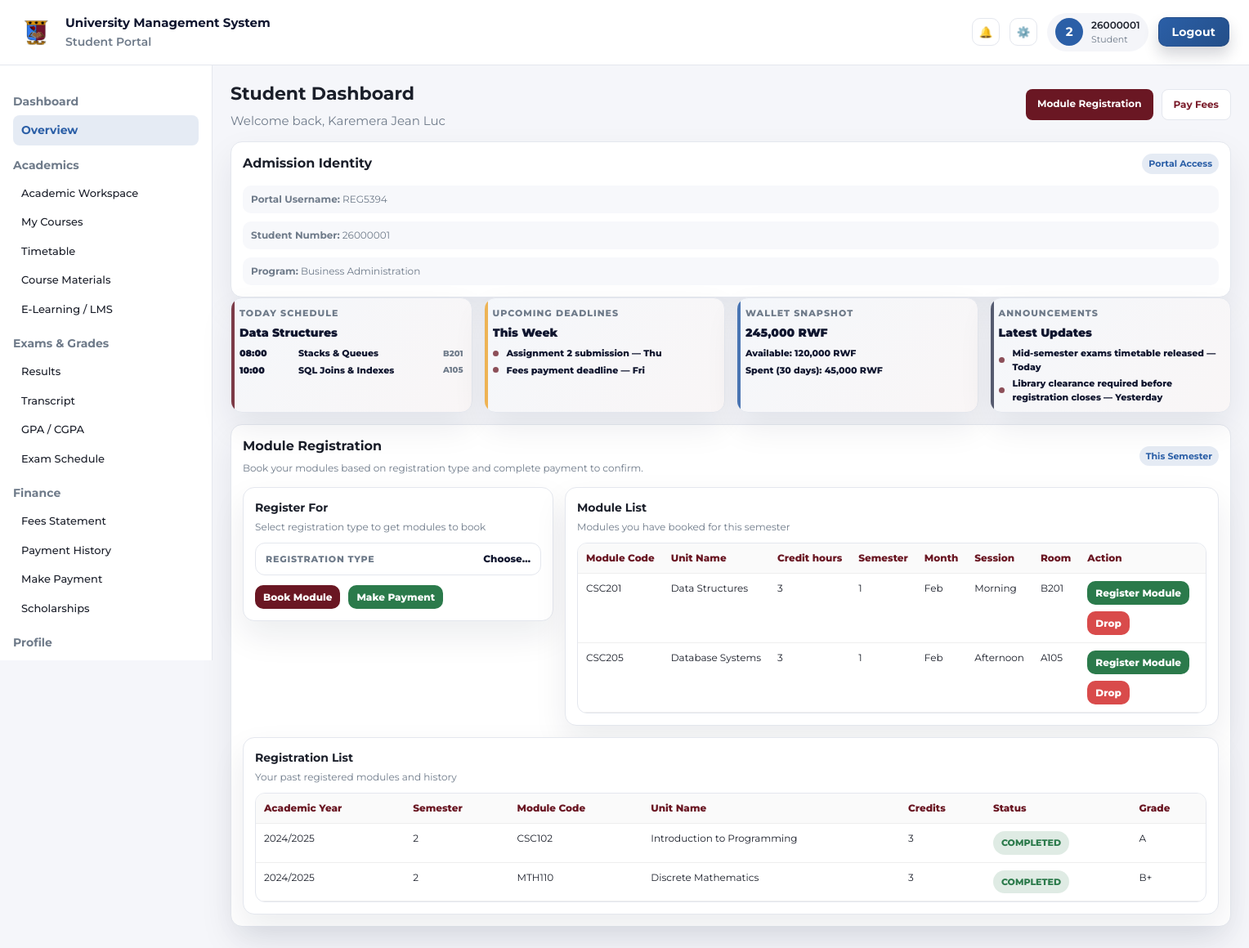
The page /dashboard/student/ (signed in) on the database its author committed.
### dashboard/models.py (models this page shows, shortened)
class Application(models.Model):
    STATUS_CHOICES = [
        ('submitted', 'Submitted'),
        ('under_review', 'Under Review'),
        ('waitlisted', 'Waitlisted'),
        ('approved', 'Approved'),
        ('rejected', 'Rejected'),
    ]
    applicant = models.OneToOneField(
        settings.AUTH_USER_MODEL,
        on_delete=models.CASCADE,
        related_name='application',
        null=True,
        blank=True,
    )
    reg_number = models.CharField(max_length=20, unique=True)
    reg_password = models.CharField(max_length=64, null=True, blank=True)
    student_number = models.CharField(max_length=8, unique=True, null=True, blank=True)
    issued_password = models.CharField(max_length=64, null=True, blank=True)
    full_name = models.CharField(max_length=200)
    email = models.EmailField()
    phone = models.CharField(max_length=30)
    program = models.CharField(max_length=200)
    status = models.CharField(max_length=20, choices=STATUS_CHOICES, default='submitted')
    doc_id_uploaded = models.BooleanField(default=False)
    doc_transcript_uploaded = models.BooleanField(default=False)
    doc_recommendation_uploaded = models.BooleanField(default=False)
    waitlist_rank = models.PositiveIntegerField(null=True, blank=True)
    waitlist_note = models.CharField(max_length=255, blank=True, default="")
    waitlisted_at = models.DateTimeField(null=True, blank=True)
    submitted_at = models.DateTimeField(null=True, blank=True)
    created_at = models.DateTimeField(auto_now_add=True)

### dashboard/views/student.py (the view)
# urls.py: path('student/', student_dashboard, name='student_dashboard'),
@login_required
def student_dashboard(request):
    if request.user.userprofile.role != 'student':
        return redirect('home')
    if request.user.userprofile.student_status == 'applicant':
        return redirect('applicant_dashboard')
    application = (
        Application.objects.filter(applicant=request.user).first()
        or Application.objects.filter(reg_number=request.user.username).first()
        or Application.objects.filter(student_number=request.user.username).first()
    )
    context = {
        'current_page': 'overview',
        'application': application,
    }
    return render(request, 'dashboard/student/index.html', context)

### dashboard/context_processors.py (called while the page is built, shortened)
def _portal_code_from_path(path: str) -> str:
    path = (path or "").lower()
    if path.startswith("/dashboard/student/") or path.startswith("/dashboard/applicant/"):
        return "student"

### dashboard/templates/dashboard/student/index.html (shortened to what this page needs)
{% extends "dashboard/student/base.html" %}
{% block main %}
  <div class="overview-compact">
    <section class="page-header">
      <div>
        <h1>Student Dashboard</h1>
        <p>Welcome back, {{ application.full_name|default:user.first_name|default:user.username }}</p>
      </div>
      <div class="quick-actions">
        <a class="primary-btn" href="#module-registration">Module Registration</a>
        <a class="ghost-btn" href="#">Pay Fees</a>
      </div>
    </section>
    <section class="panel panel-tight">
      <div class="panel-header">
        <h2>Admission Identity</h2>
        <span class="panel-pill">Portal Access</span>
      </div>
      <ul class="activity-list">
        <li><strong>Portal Username:</strong> {{ application.reg_number|default:user.username }}</li>
        <li><strong>Student Number:</strong> {{ application.student_number|default:"Pending" }}</li>
        <li><strong>Program:</strong> {{ application.program|default:"-" }}</li>
      </ul>
    </section>
    <section class="overview-grid" aria-label="Student overview summary">
      <article class="overview-card overview-card-schedule">
        <p class="overview-label">Today Schedule</p>
        <h3 class="overview-value">Data Structures</h3>
        <div class="mini-schedule" role="list" aria-label="Today schedule">
          <div class="mini-row" role="listitem">
            <span class="mini-time">08:00</span>
            <span class="mini-main">Stacks &amp; Queues</span>
            <span class="mini-meta">B201</span>
          </div>
          <div class="mini-row" role="listitem">
            <span class="mini-time">10:00</span>
            <span class="mini-main">SQL Joins &amp; Indexes</span>
            <span class="mini-meta">A105</span>
          </div>
        </div>
      </article>
      <article class="overview-card overview-card-deadlines">
        <p class="overview-label">Upcoming Deadlines</p>
        <h3 class="overview-value">This Week</h3>
        <ul class="mini-list" aria-label="Upcoming deadlines">
          <li><span class="mini-dot" aria-hidden="true"></span>Assignment 2 submission — Thu</li>
          <li><span class="mini-dot" aria-hidden="true"></span>Fees payment deadline — Fri</li>
        </ul>
      </article>
      <article class="overview-card overview-card-wallet">
        <p class="overview-label">Wallet Snapshot</p>
        <h3 class="overview-value">245,000 RWF</h3>
        <p class="mini-note">Available: 120,000 RWF</p>
        <p class="mini-note">Spent (30 days): 45,000 RWF</p>
      </article>
      <article class="overview-card overview-card-announcements">
        <p class="overview-label">Announcements</p>
        <h3 class="overview-value">Latest Updates</h3>
        <ul class="mini-list" aria-label="Announcements">
          <li><span class="mini-dot" aria-hidden="true"></span>Mid-semester exams timetable released — Today</li>
          <li><span class="mini-dot" aria-hidden="true"></span>Library clearance required before registration closes — Yesterday</li>
        </ul>
      </article>
    </section>
    <section class="panel panel-tight" id="module-registration" aria-label="Module registration">
      <div class="panel-header">
        <div>
          <h2>Module Registration</h2>
          <p class="panel-sub">Book your modules based on registration type and complete payment to confirm.</p>
        </div>
        <span class="panel-pill">This Semester</span>
      </div>
      <div class="reg-layout">
        <section class="reg-box">
          <h3 class="reg-box-title">Register For</h3>
          <p class="reg-box-sub">Select registration type to get modules to book</p>
          <form class="reg-form" method="post" action="#">
            <details class="reg-dropdown">
              <summary class="reg-summary">
                <span class="reg-summary-title">Registration type</span>
                <span class="reg-summary-value">Choose…</span>
              </summary>
            </details>
            <div class="reg-actions">
              <button class="action-btn action-danger" type="submit">Book Module</button>
              <button class="action-btn action-success" type="button">Make Payment</button>
            </div>
          </form>
        </section>
        <section class="reg-box">
          <h3 class="reg-box-title">Module List</h3>
          <p class="reg-box-sub">Modules you have booked for this semester</p>
          <div class="table-wrap table-wrap-compact">
            <table class="dashboard-table">
              <thead>
                <tr>
                  <th>Module Code</th>
                  <th>Unit Name</th>
                  <th>Credit hours</th>
                  <th>Semester</th>
                  <th>Month</th>
                  <th>Session</th>
                  <th>Room</th>
                  <th>Action</th>
                </tr>
              </thead>
              <tbody>
                <tr>
                  <td>CSC201</td>
                  <td>Data Structures</td>
                  <td>3</td>
                  <td>1</td>
                  <td>Feb</td>
                  <td>Morning</td>
                  <td>B201</td>
                  <td>
                    <div class="table-actions">
                      <button class="action-btn action-approve" type="button">Register Module</button>
                      <button class="action-btn action-deny" type="button">Drop</button>
                    </div>
                  </td>
                </tr>
                <tr>
                  <td>CSC205</td>
                  <td>Database Systems</td>
                  <td>3</td>
                  <td>1</td>
                  <td>Feb</td>
                  <td>Afternoon</td>
                  <td>A105</td>
                  <td>
                    <div class="table-actions">
                      <button class="action-btn action-approve" type="button">Register Module</button>
                      <button class="action-btn action-deny" type="button">Drop</button>
                    </div>
                  </td>
                </tr>
              </tbody>
            </table>
          </div>
        </section>
        <section class="reg-box reg-box-wide">
          <h3 class="reg-box-title">Registration List</h3>
          <p class="reg-box-sub">Your past registered modules and history</p>
          <div class="table-wrap table-wrap-compact">
            <table class="dashboard-table">
              <thead>
                <tr>
                  <th>Academic Year</th>
                  <th>Semester</th>
                  <th>Module Code</th>
                  <th>Unit Name</th>
                  <th>Credits</th>
                  <th>Status</th>
                  <th>Grade</th>
                </tr>
              </thead>
              <tbody>
                <tr>
                  <td>2024/2025</td>
                  <td>2</td>
                  <td>CSC102</td>
                  <td>Introduction to Programming</td>
                  <td>3</td>
                  <td><span class="status-badge status-approved">Completed</span></td>
                  <td>A</td>
                </tr>
                <tr>
                  <td>2024/2025</td>
                  <td>2</td>
                  <td>MTH110</td>
                  <td>Discrete Mathematics</td>
                  <td>3</td>
                  <td><span class="status-badge status-approved">Completed</span></td>
                  <td>B+</td>
                </tr>
              </tbody>
            </table>
          </div>
        </section>
      </div>
    </section>
  </div>
{% endblock %}

### dashboard/templates/dashboard/student/base.html (shortened to what this page needs)
{% load static %}
<!DOCTYPE html>
<html lang="en">
  <head>
    <link rel="stylesheet" href="{% static 'dashboard/student.css' %}">
  </head>
  <body>
    <div class="student-shell">
      <header class="topbar">
        <div class="brand">
          <img class="brand-logo" src="{% static 'website/UoKlogo.png' %}" alt="University logo">
          <div>
            <p class="brand-title">University Management System</p>
            <p class="brand-sub">Student Portal</p>
          </div>
        </div>
        <div class="topbar-actions">
          <button class="icon-btn" type="button" title="Notifications" aria-label="Notifications">
            <span>🔔</span>
          </button>
          <button class="icon-btn" type="button" title="Settings" aria-label="Settings">
            <span>⚙️</span>
          </button>
          <div class="user-pill">
            <div class="user-avatar">{{ user.first_name|default:user.username|slice:":1" }}</div>
            <div>
              <p class="user-name">{{ user.first_name|default:user.username }}</p>
              <p class="user-role">Student</p>
            </div>
          </div>
          <form class="logout-form" method="post" action="{% url 'logout' %}">
            <button class="logout-btn" type="submit">Logout</button>
          </form>
        </div>
      </header>
      <aside class="sidebar">
        <nav class="nav">
          <div class="nav-group">
            <p class="nav-label">Dashboard</p>
            <a class="nav-link {% if current_page == 'overview' or not current_page %}active{% endif %}" href="{% url 'student_dashboard' %}">Overview</a>
          </div>
          <div class="nav-group">
            <p class="nav-label">Academics</p>
            <a class="nav-link {% if current_page == 'academic_workspace' %}active{% endif %}" href="{% url 'student_academic_workspace' %}">Academic Workspace</a>
            <a class="nav-link" href="#">My Courses</a>
            <a class="nav-link" href="#">Timetable</a>
            <a class="nav-link" href="#">Course Materials</a>
            <a class="nav-link" href="/e-learning/">E-Learning / LMS</a>
          </div>
          <div class="nav-group">
            <p class="nav-label">Exams & Grades</p>
            <a class="nav-link" href="#">Results</a>
            <a class="nav-link" href="#">Transcript</a>
            <a class="nav-link" href="#">GPA / CGPA</a>
            <a class="nav-link" href="#">Exam Schedule</a>
          </div>
          <div class="nav-group">
            <p class="nav-label">Finance</p>
            <a class="nav-link" href="#">Fees Statement</a>
            <a class="nav-link" href="#">Payment History</a>
            <a class="nav-link" href="#">Make Payment</a>
            <a class="nav-link" href="#">Scholarships</a>
          </div>
          <div class="nav-group">
            <p class="nav-label">Profile</p>
            <a class="nav-link" href="#">Personal Info</a>
          </div>
        </nav>
      </aside>
      <main class="main">
        {% block main %}{% endblock %}
      </main>
    </div>
  </body>
</html>

### dashboard/templates/dashboard/student/index.html (style rules this page uses)
.student-shell .main { padding:18px 22px 26px; }
.overview-compact .page-header { margin-bottom:14px; }

### rows shown on the page
Application: full_name "Karemera Jean Luc", reg_number "REG5394", student_number "26000001", program "Business Administration"

### other values the page prints
{{ user.first_name|default:user.username|slice:":1" }} "2"
{{ user.first_name|default:user.username }} "26000001"
